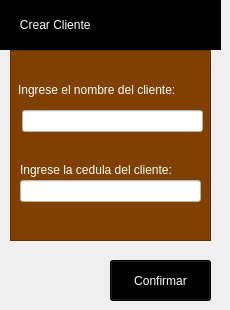
             <widget class="QWidget" name="Crear_cliente">
              <widget class="QFrame" name="frame_7">
               <property name="geometry">
                <rect>
                 <x>10</x>
                 <y>50</y>
                 <width>201</width>
                 <height>191</height>
                </rect>
               </property>
               <property name="styleSheet">
                <string notr="true">background-color: rgb(127, 64, 0);</string>
               </property>
               <property name="frameShape">
                <enum>QFrame::StyledPanel</enum>
               </property>
               <property name="frameShadow">
                <enum>QFrame::Raised</enum>
               </property>
               <widget class="QLabel" name="label_7">
                <property name="geometry">
                 <rect>
                  <x>8</x>
                  <y>30</y>
                  <width>181</width>
                  <height>20</height>
                 </rect>
                </property>
                <property name="styleSheet">
                 <string notr="true">color: rgb(255, 255, 255);
font: 900 8pt &quot;Arial Black&quot;;</string>
                </property>
                <property name="text">
                 <string>Ingrese el nombre del cliente:</string>
                </property>
               </widget>
               <widget class="QLineEdit" name="lineEdit">
                <property name="geometry">
                 <rect>
                  <x>12</x>
                  <y>60</y>
                  <width>181</width>
                  <height>22</height>
                 </rect>
                </property>
                <property name="styleSheet">
                 <string notr="true">background-color: rgb(255, 255, 255);</string>
                </property>
               </widget>
               <widget class="QLabel" name="label_8">
                <property name="geometry">
                 <rect>
                  <x>10</x>
                  <y>110</y>
                  <width>181</width>
                  <height>20</height>
                 </rect>
                </property>
                <property name="styleSheet">
                 <string notr="true">color: rgb(255, 255, 255);
font: 900 8pt &quot;Arial Black&quot;;</string>
                </property>
                <property name="text">
                 <string>Ingrese la cedula del cliente:</string>
                </property>
               </widget>
               <widget class="QLineEdit" name="lineEdit_2">
                <property name="geometry">
                 <rect>
                  <x>10</x>
                  <y>130</y>
                  <width>181</width>
                  <height>22</height>
                 </rect>
                </property>
                <property name="styleSheet">
                 <string notr="true">background-color: rgb(255, 255, 255);</string>
                </property>
               </widget>
              </widget>
              <widget class="QLabel" name="label_6">
               <property name="geometry">
                <rect>
                 <x>0</x>
                 <y>-1</y>
                 <width>221</width>
                 <height>51</height>
                </rect>
               </property>
               <property name="styleSheet">
                <string notr="true">color: rgb(255, 255, 255);
font: 900 12pt &quot;Arial Black&quot;;
background-color: rgb(0, 0, 0);</string>
               </property>
               <property name="text">
                <string>      Crear Cliente</string>
               </property>
              </widget>
              <widget class="QPushButton" name="pushButton_18">
               <property name="geometry">
                <rect>
                 <x>110</x>
                 <y>260</y>
                 <width>101</width>
                 <height>41</height>
                </rect>
               </property>
               <property name="styleSheet">
                <string notr="true">background-color: rgb(61, 61, 61);
color: rgb(255, 255, 255);
font: 900 10pt &quot;Arial Black&quot;;
background-color: rgb(0, 0, 0);</string>
               </property>
               <property name="text">
                <string>Confirmar</string>
               </property>
              </widget>
             </widget>
